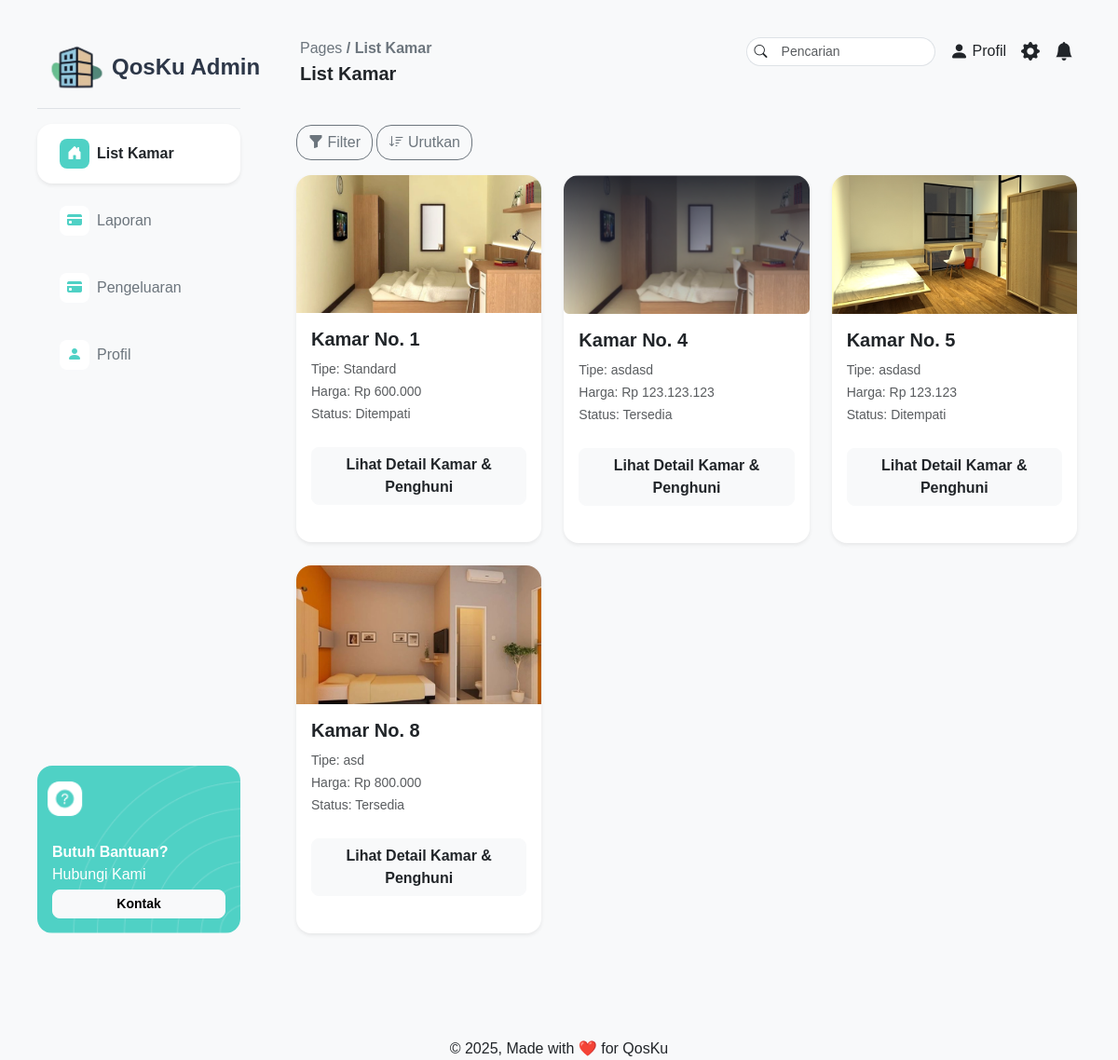
Before: /pages/admin/dashboard.php (signed in) with the older database file.
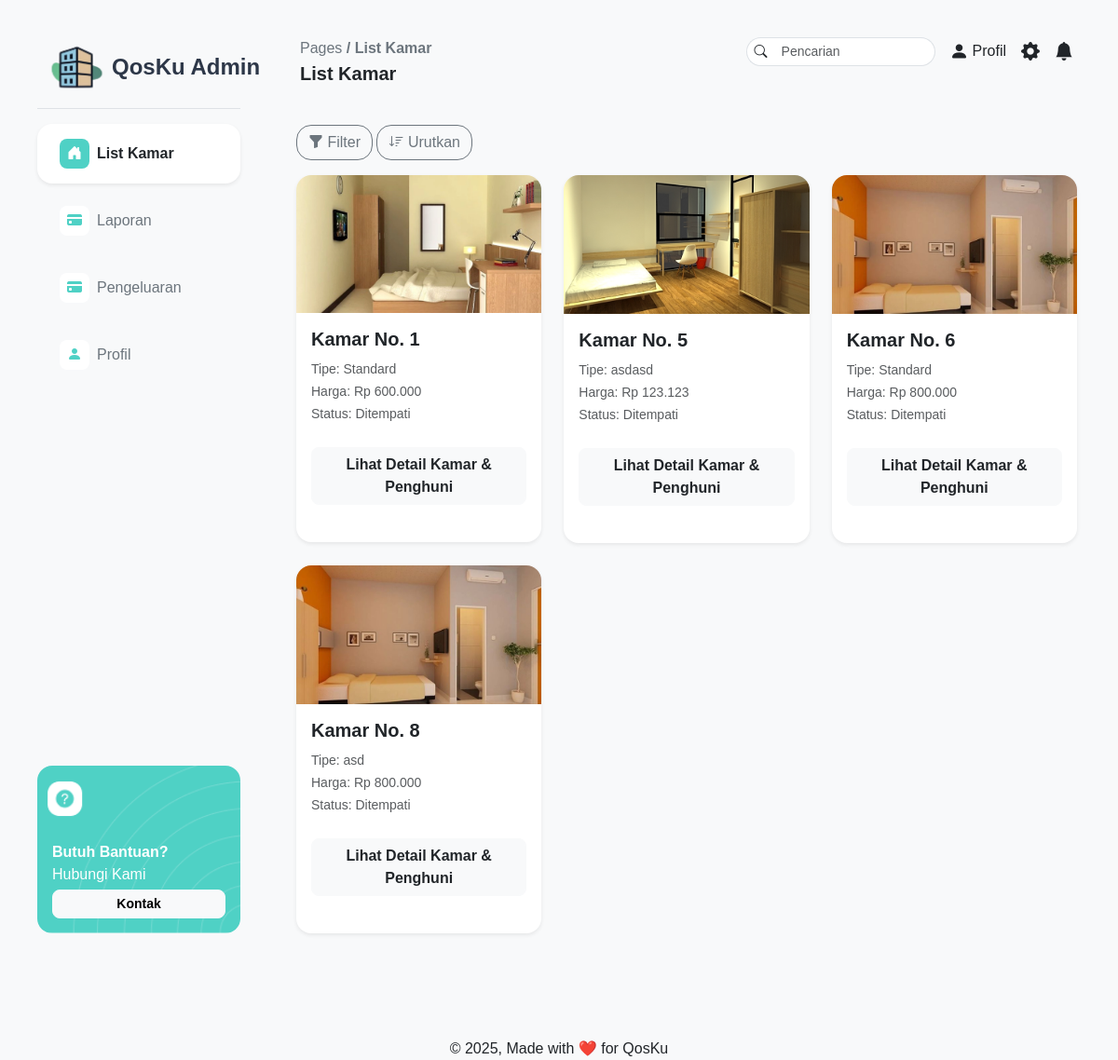
After: the same page with the newer database file.
### tables this page shows
CREATE TABLE `kamar_kos` (
  `idKamar` int(11) NOT NULL,
  `nomorKamar` int(11) NOT NULL,
  `tipeKamar` varchar(255) NOT NULL,
  `harga` int(11) NOT NULL,
  `statusKetersediaan` enum('Tersedia','Ditempati','Dalam Perbaikan') NOT NULL DEFAULT 'Tersedia',
  `deskripsi` varchar(255) NOT NULL,
  `gambar` varchar(255) NOT NULL
);

### pages/admin/dashboard.php (the view, shortened to what this page needs)
<?php
require_once '../../php/connect.php';
$query = "SELECT * FROM kamar_kos ORDER BY nomorKamar";
$result = $connect->query($query);
$rooms = [];
if ($result) {
  $rooms = $result->fetch_all(MYSQLI_ASSOC);
}
?>
<!DOCTYPE html>
<html lang="en">
<head>
  <link href="https://cdn.jsdelivr.net/npm/bootstrap@5.3.6/dist/css/bootstrap.min.css" rel="stylesheet"
>
  <link rel="stylesheet" href="../../assets/css/style.css">
  <link rel="stylesheet" href="https://cdn.jsdelivr.net/npm/bootstrap-icons@1.13.1/font/bootstrap-icons.min.css">
</head>
<body class="bg-light">
  <div class="d-flex min-vh-100 ms-4 me-4">
    <nav class="bg-transparent p-3 me-4 d-flex flex-column flex-shrink-0" style="width: 250px;">
      <a class="navbar-brand fw-bold fs-4 pt-3 border-bottom" href="#" style="color: #2D3748;">
        <img src="../../assets/img/QosKuIMG.png" class="mb-1" alt="Logo" height="80">QosKu Admin
      </a>
      <div class="flex-grow-1 mt-3 d-flex flex-column justify-content-between h-100">
        <ul class="nav flex-column">
          <li class="nav-item mb-2">
            <div class="bg-white rounded-4 shadow-sm py-2 px-2 d-flex align-items-center">
              <a href="#" class="nav-link text-dark fw-bold d-flex align-items-center gap-2">
                <span class="d-flex justify-content-center align-items-center rounded-3"
                  style="width: 32px; height: 32px; background-color: #4FD1C5;">
                  <i class="bi bi-house-door-fill text-white"></i>
                </span>
                List Kamar
              </a>
            </div>
          </li>
          <li class="nav-item mb-2">
            <div class="bg-transparent rounded-4 py-2 px-2 d-flex align-items-center">
              <a href="#" class="nav-link text-secondary d-flex align-items-center gap-2">
                <span class="d-flex justify-content-center align-items-center rounded-3 bg-white"
                  style="width: 32px; height: 32px;">
                  <i class="bi bi-credit-card-fill" style="color: #4FD1C5;"></i>
                </span>
                Laporan
              </a>
            </div>
          </li>
          <li class="nav-item mb-2">
            <div class="bg-transparent rounded-4 py-2 px-2 d-flex align-items-center">
              <a href="#" class="nav-link text-secondary d-flex align-items-center gap-2">
                <span class="d-flex justify-content-center align-items-center rounded-3 bg-white"
                  style="width: 32px; height: 32px;">
                  <i class="bi bi-credit-card-fill" style="color: #4FD1C5;"></i>
                </span>
                Pengeluaran
              </a>
            </div>
          </li>
          <li class="nav-item mb-2">
            <div class="bg-transparent rounded-4 py-2 px-2 d-flex align-items-center">
              <a href="#" class="nav-link text-secondary d-flex align-items-center gap-2">
                <span class="d-flex justify-content-center align-items-center rounded-3 bg-white"
                  style="width: 32px; height: 32px;">
                  <i class="bi bi-person-fill" style="color: #4FD1C5;"></i>
                </span>
                Profil
              </a>
            </div>
          </li>
        </ul>
        <div class="position-relative mt-auto rounded-4"
          style="height: 180px; background-image: url('../../assets/img/backgroundHelp.png'); background-size: cover; background-position: center;">
          <div class="text-white position-absolute bottom-0 w-100 start-0 px-3 pb-3 text-white">
            <p class="fw-bold fs-6 mb-0">Butuh Bantuan?</p>
            <p class="fs-6 mt-0 mb-1">Hubungi Kami</p>
            <button class="btn btn-sm btn-light w-100 rounded-3 fw-bold">Kontak</button>
          </div>
        </div>
      </div>
    </nav>
    <div class="flex-grow-1">
      <div class="d-flex justify-content-between mt-4 px-4 pt-3 bg-transparent">
        <div>
          <p class="mb-0 fs-6 text-secondary">Pages <b>/ List Kamar</b></p>
          <p class="fs-5 fw-bold">List Kamar</p>
        </div>
        <div class="d-flex align-items-start gap-3">
          <div class="input-group input-group-sm">
            <span class="input-group-text bg-white rounded-4 border-end-0 rounded-end-0">
              <i class="bi bi-search"></i>
            </span>
            <input type="text" class="form-control border-start-0 rounded-4 rounded-start-0" placeholder="Pencarian">
          </div>
          <div class="d-flex align-items-center gap-1">
            <i class="bi bi-person-fill fs-5"></i>
            <span class="fs-6">Profil</span>
          </div>
          <i class="bi bi-gear-fill fs-5"></i>
          <i class="bi bi-bell-fill fs-5"></i>
        </div>
      </div>
      <div class="container-fluid pt-4 pb-3">
        <div class="d-flex justify-content-between align-items-center mb-3 px-2">
          <div>
            <button class="btn btn-outline-secondary rounded-4"><i class="bi bi-funnel-fill"></i> Filter</button>
            <button class="btn btn-outline-secondary rounded-4"><i class="bi bi-sort-down"></i> Urutkan</button>
          </div>
        </div>
        <div class="row g-4 px-2">
        <?php foreach ($rooms as $room): ?>
          <div class="col-md-4">
            <div class="card shadow-sm border-0 rounded-4 overflow-hidden">
              <?php
              $imagePath = !empty($room['gambar']) ? "../../assets/img/" . $room['gambar'] : "../../assets/img/backgroundKamar.png";
              ?>
              <img src="<?= $imagePath ?>" class="card-img-top" alt="Kamar No. <?= htmlspecialchars($room['nomorKamar']) ?>">
              <div class="card-body">
                <h5 class="card-title fw-bold">Kamar No. <?= htmlspecialchars($room['nomorKamar']) ?></h5>
                <p class="card-text">
                  <small class="text-muted">Tipe: <?= htmlspecialchars($room['tipeKamar']) ?></small><br>
                  <small class="text-muted">Harga: Rp <?= number_format($room['harga'], 0, ',', '.') ?></small><br>
                  <small class="text-muted">Status: <?= htmlspecialchars($room['statusKetersediaan']) ?></small>
                </p>
                <div class="d-flex justify-content-center my-4">
                  <button class="btn btn-light text-dark px-4 rounded-3 fw-bold w-100">Lihat Detail Kamar & Penghuni</button>
                </div>
              </div>
            </div>
          </div>
        <?php endforeach; ?>
      </div>
      </div>
    </div>
  </div>
  <div class="footer text-center mt-5 pt-5">
    &copy; 2025, Made with ❤️ for QosKu
  </div>
</body>
</html>

### assets/css/style.css (style rules this page uses)
body { font-family: Helvetica, Arial, sans-serif; }

Changed rows visible on the page:
removed kamar_kos: shows a picture, nomorKamar "4", tipeKamar "asdasd", harga "123.123.123", statusKetersediaan "Tersedia"
added kamar_kos: gambar (picture), nomorKamar "6", tipeKamar "Standard", harga "800.000", statusKetersediaan "Ditempati"
changed kamar_kos "asd": statusKetersediaan "Tersedia" → "Ditempati"
